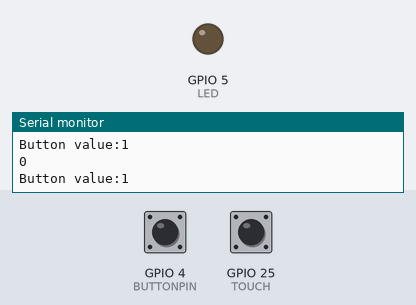
A sketch run on a simulated ESP32. On the bench: output pins drawn as LEDs (lit = HIGH), the last lines printed to the serial monitor. The inputs (shaded band) are chosen by the test bench; at power-on: GPIO 4 (BUTTONPIN) HIGH, GPIO 25 (TOUCH) LOW.

Above: at 1.2 s.
1.3 s: GPIO 4 (BUTTONPIN) pulled LOW for 0.15 s
At 1.8 s:
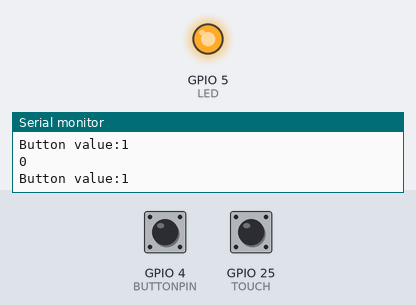
2.9 s: GPIO 25 (TOUCH) pulled HIGH for 0.15 s
At 4.1 s:
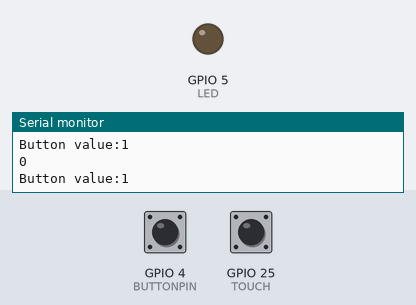
4.5 s: GPIO 4 (BUTTONPIN) pulled LOW for 1 s
At 4.9 s:
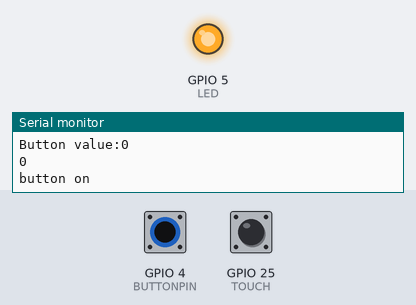
7.0 s: GPIO 25 (TOUCH) pulled HIGH for 1 s
At 8.1 s:
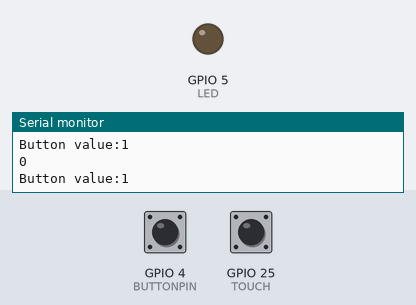
9.5 s: GPIO 4 (BUTTONPIN) driven LOW and GPIO 25 (TOUCH) driven HIGH
At 10.1 s:
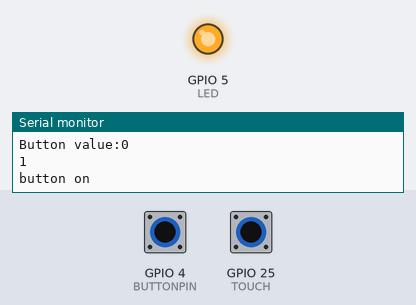
12.5 s: GPIO 4 (BUTTONPIN) driven HIGH
At 13.5 s:
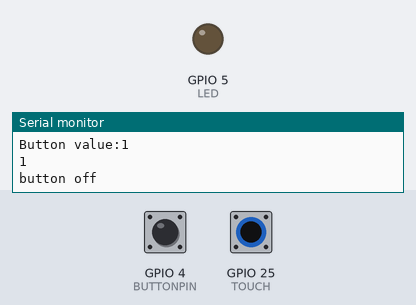
Timing chart, 0 to 15.5 s (numbered marks = the images above; inputs shaded):
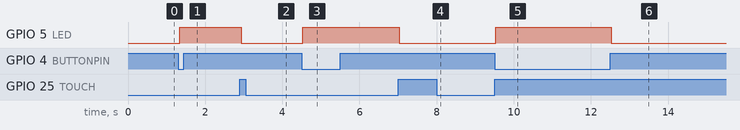

Measured:
- after the input at 1.3 s, GPIO 5 (LED): LOW → HIGH at once
- after the input at 2.9 s, GPIO 5 (LED): HIGH → LOW at once
- after the input at 4.5 s, GPIO 5 (LED): LOW → HIGH at once
- after the input at 7.0 s, GPIO 5 (LED): HIGH → LOW at once
- after the input at 9.5 s, GPIO 5 (LED): LOW → HIGH at once
- after the input at 12.5 s, GPIO 5 (LED): HIGH → LOW at once

The sketch:

button_touch.ino
```cpp
#define BUTTONPIN 4
#define TOUCH 25
#define LED 5
void setup() {
  // put your setup code here, to run once:
pinMode(BUTTONPIN,INPUT);
pinMode(TOUCH,INPUT);
pinMode(LED,OUTPUT);
Serial.begin(9600);

}

void loop() {
  // put your main code here, to run repeatedly:
int state1 =digitalRead(BUTTONPIN);
int state2 =digitalRead(TOUCH);
Serial.print("Button value:");
Serial.println(state1);
Serial.println(state2);
if(state1==0)
{
  digitalWrite(LED,HIGH);
  Serial.println("button on");
}
else if(state2==1)
{
 digitalWrite(LED,LOW);
 Serial.println("button off");
}
}
```
